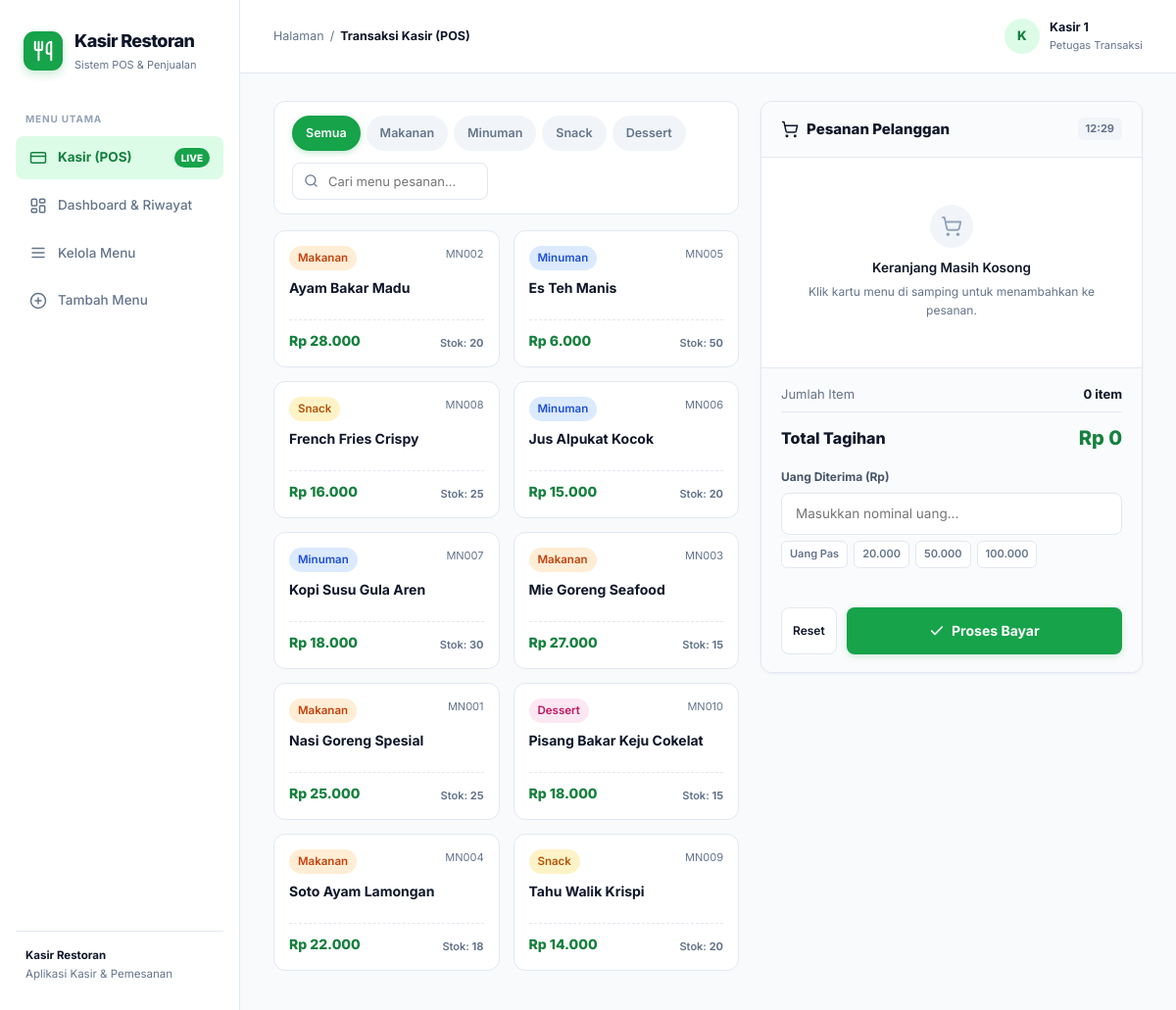
The app's page /kasir.php with its own data.
### tables this page shows
CREATE TABLE menu (
    id INT PRIMARY KEY AUTO_INCREMENT,
    kd_menu VARCHAR(20) UNIQUE NOT NULL,
    nama_menu VARCHAR(100) NOT NULL,
    kategori VARCHAR(50) NOT NULL,
    harga INT NOT NULL,
    stock INT NOT NULL,
    deskripsi TEXT
);

### kasir.php (the view, shortened to what this page needs)
<?php
require 'config/database.php';
$query = "SELECT * FROM menu ORDER BY nama_menu ASC";
$result = mysqli_query($koneksi, $query);
$menus = [];
while ($row = mysqli_fetch_assoc($result)) {
    $menus[] = $row;
}
function e($value)
{
    return htmlspecialchars((string) $value, ENT_QUOTES, 'UTF-8');
}
?>
<!DOCTYPE html>
<html lang="id">
<head>
    <link rel="stylesheet" href="assets/css/style.css">
</head>
<body>
    <div class="dashboard-layout">
        <aside class="sidebar">
            <div class="brand">
                <div class="brand-icon">
                    <svg xmlns="http://www.w3.org/2000/svg" width="22" height="22" viewBox="0 0 24 24" fill="none" stroke="currentColor" stroke-width="2.2" stroke-linecap="round" stroke-linejoin="round">
                        <path d="M3 2v7c0 1.1.9 2 2 2h4a2 2 0 0 0 2-2V2"/>
                        <path d="M7 2v20"/>
                        <path d="M21 15V2a5 5 0 0 0-5 5v6c0 1.1.9 2 2 2h3Zm0 0v7"/>
                    </svg>
                </div>
                <div>
                    <div class="brand-name">Kasir Restoran</div>
                    <div class="brand-caption">Sistem POS & Penjualan</div>
                </div>
            </div>
            <div class="nav-label">MENU UTAMA</div>
            <a href="kasir.php" class="nav-link active">
                <svg xmlns="http://www.w3.org/2000/svg" width="18" height="18" viewBox="0 0 24 24" fill="none" stroke="currentColor" stroke-width="2" stroke-linecap="round" stroke-linejoin="round">
                    <rect width="20" height="14" x="2" y="5" rx="2"/>
                    <line x1="2" x2="22" y1="10" y2="10"/>
                </svg>
                <span>Kasir (POS)</span>
                <span class="nav-link-badge">LIVE</span>
            </a>
            <a href="index.php" class="nav-link">
                <span>Dashboard & Riwayat</span>
            </a>
            <a href="index.php#menuTable" class="nav-link">
                <svg xmlns="http://www.w3.org/2000/svg" width="18" height="18" viewBox="0 0 24 24" fill="none" stroke="currentColor" stroke-width="2" stroke-linecap="round" stroke-linejoin="round">
                    <line x1="4" x2="20" y1="6" y2="6"/>
                    <line x1="4" x2="20" y1="12" y2="12"/>
                    <line x1="4" x2="20" y1="18" y2="18"/>
                </svg>
                <span>Kelola Menu</span>
            </a>
            <a href="tambah.php" class="nav-link">
                <svg xmlns="http://www.w3.org/2000/svg" width="18" height="18" viewBox="0 0 24 24" fill="none" stroke="currentColor" stroke-width="2" stroke-linecap="round" stroke-linejoin="round">
                    <circle cx="12" cy="12" r="10"/>
                    <line x1="12" x2="12" y1="8" y2="16"/>
                    <line x1="8" x2="16" y1="12" y2="12"/>
                </svg>
                <span>Tambah Menu</span>
            </a>
            <div class="sidebar-footer">
                <strong>Kasir Restoran</strong>
                <p>Aplikasi Kasir & Pemesanan</p>
            </div>
        </aside>
        <div class="main-area">
            <header class="topbar">
                <div class="breadcrumb">
                    <a href="index.php" style="color: inherit;">Halaman</a> / <strong>Transaksi Kasir (POS)</strong>
                </div>
                <div class="profile">
                    <div class="profile-avatar">K</div>
                    <div>
                        <div class="profile-name">Kasir 1</div>
                        <div class="profile-role">Petugas Transaksi</div>
                    </div>
                </div>
            </header>
            <main class="dashboard-content">
                <div class="pos-layout">
                    <div class="pos-catalog-panel">
                        <div class="pos-filter-bar">
                            <div class="pos-chips">
                                <button type="button" class="pos-chip active" onclick="setPosFilter('', this)">Semua</button>
                                <button type="button" class="pos-chip" onclick="setPosFilter('makanan', this)">Makanan</button>
                                <button type="button" class="pos-chip" onclick="setPosFilter('minuman', this)">Minuman</button>
                                <button type="button" class="pos-chip" onclick="setPosFilter('snack', this)">Snack</button>
                                <button type="button" class="pos-chip" onclick="setPosFilter('dessert', this)">Dessert</button>
                            </div>
                            <div class="search-box">
                                <input
                                    type="search"
                                    id="posSearchInput"
                                    class="search-input"
                                    placeholder="Cari menu pesanan..."
                                    oninput="filterPosMenu()"
                                    style="width: 200px;">
                            </div>
                        </div>
                        <div class="pos-menu-grid" id="posGrid">
                            <?php foreach ($menus as $m): ?>
                                <?php
                                $kat = strtolower($m['kategori']);
                                $stock = (int) $m['stock'];
                                $isOut = $stock <= 0;
                                $kelasBadge = match ($kat) {
                                    'makanan' => 'badge-food',
                                    'minuman' => 'badge-drink',
                                    'snack' => 'badge-snack',
                                    'dessert' => 'badge-dessert',
                                    default => ''
                                };
                                ?>
                                <div class="pos-menu-card <?= $isOut ? 'out-of-stock' : '' ?>"
                                     data-id="<?= (int) $m['id'] ?>"
                                     data-kd="<?= e($m['kd_menu']) ?>"
                                     data-nama="<?= e($m['nama_menu']) ?>"
                                     data-harga="<?= (int) $m['harga'] ?>"
                                     data-stock="<?= $stock ?>"
                                     data-kategori="<?= e($kat) ?>"
                                     onclick="addToCart(<?= (int) $m['id'] ?>)">
                                    <div>
                                        <div class="pos-card-top">
                                            <span class="badge <?= $kelasBadge ?>"><?= e($m['kategori']) ?></span>
                                            <span class="pos-card-code"><?= e($m['kd_menu']) ?></span>
                                        </div>
                                        <div class="pos-card-name"><?= e($m['nama_menu']) ?></div>
                                    </div>
                                    <div class="pos-card-bottom">
                                        <div class="pos-card-price">Rp <?= number_format((float) $m['harga'], 0, ',', '.') ?></div>
                                        <div class="pos-card-stock">
                                            <?php if ($isOut): ?>
                                                <span style="color: var(--danger); font-weight: 700;">Habis</span>
                                            <?php else: ?>
                                                Stok: <strong><?= $stock ?></strong>
                                            <?php endif; ?>
                                        </div>
                                    </div>
                                </div>
                            <?php endforeach; ?>
                        </div>
                    </div>
                    <div class="pos-billing-panel">
                        <div class="billing-header">
                            <div class="billing-title">
                                <span>Pesanan Pelanggan</span>
                            </div>
                            <span class="billing-trx-badge" id="liveClock"><?= date('H:i') ?></span>
                        </div>
                        <div class="billing-items" id="cartContainer">
                            <div class="cart-empty" id="cartEmptyState">
                                <div class="cart-empty-icon">
                                </div>
                                <div style="font-weight: 600; color: var(--text); font-size: 13.5px; margin-bottom: 4px;">Keranjang Masih Kosong</div>
                                <div style="font-size: 12px;">Klik kartu menu di samping untuk menambahkan ke pesanan.</div>
                            </div>
                        </div>
                        <div class="billing-summary">
                            <div class="summary-row">
                                <span style="color: var(--text-muted);">Jumlah Item</span>
                                <strong id="totalItemCount">0 item</strong>
                            </div>
                            <div class="summary-row total">
                                <span>Total Tagihan</span>
                                <span class="summary-total-val" id="totalTagihanDisplay">Rp 0</span>
                            </div>
                            <div class="payment-input-group">
                                <label for="inputUangBayar">Uang Diterima (Rp)</label>
                                <input
                                    type="number"
                                    id="inputUangBayar"
                                    class="input"
                                    placeholder="Masukkan nominal uang..."
                                    min="0"
                                    step="1000"
                                    oninput="calculateChange()">
                                <div class="quick-cash-row">
                                    <button type="button" class="btn-quick-cash" onclick="setQuickCash('exact')">Uang Pas</button>
                                    <button type="button" class="btn-quick-cash" onclick="setQuickCash(20000)">20.000</button>
                                    <button type="button" class="btn-quick-cash" onclick="setQuickCash(50000)">50.000</button>
                                    <button type="button" class="btn-quick-cash" onclick="setQuickCash(100000)">100.000</button>
                                </div>
                            </div>
                        </div>
                        <div class="billing-actions">
                            <button type="button" class="btn btn-secondary btn-sm" onclick="resetCart()">
                                Reset
                            </button>
                            <button type="button" id="btnCheckout" class="btn btn-primary btn-checkout" onclick="processCheckout()" disabled>
                                <svg xmlns="http://www.w3.org/2000/svg" width="16" height="16" viewBox="0 0 24 24" fill="none" stroke="currentColor" stroke-width="2.5" stroke-linecap="round" stroke-linejoin="round">
                                    <polyline points="20 6 9 17 4 12"/>
                                </svg>
                                <span>Proses Bayar</span>
                            </button>
                        </div>
                    </div>
                </div>
            </main>
        </div>
    </div>
</body>
</html>

### records on screen
menu: kategori "Makanan", kd_menu "MN002", nama_menu "Ayam Bakar Madu", harga "28.000", stock "20"
menu: kategori "Minuman", kd_menu "MN005", nama_menu "Es Teh Manis", harga "6.000", stock "50"
menu: kategori "Snack", kd_menu "MN008", nama_menu "French Fries Crispy", harga "16.000", stock "25"
menu: kategori "Minuman", kd_menu "MN006", nama_menu "Jus Alpukat Kocok", harga "15.000", stock "20"
menu: kategori "Minuman", kd_menu "MN007", nama_menu "Kopi Susu Gula Aren", harga "18.000", stock "30"
menu: kategori "Makanan", kd_menu "MN003", nama_menu "Mie Goreng Seafood", harga "27.000", stock "15"
menu: kategori "Makanan", kd_menu "MN001", nama_menu "Nasi Goreng Spesial", harga "25.000", stock "25"
menu: kategori "Dessert", kd_menu "MN010", nama_menu "Pisang Bakar Keju Cokelat", harga "18.000", stock "15"
menu: kategori "Makanan", kd_menu "MN004", nama_menu "Soto Ayam Lamongan", harga "22.000", stock "18"
menu: kategori "Snack", kd_menu "MN009", nama_menu "Tahu Walik Krispi", harga "14.000", stock "20"
